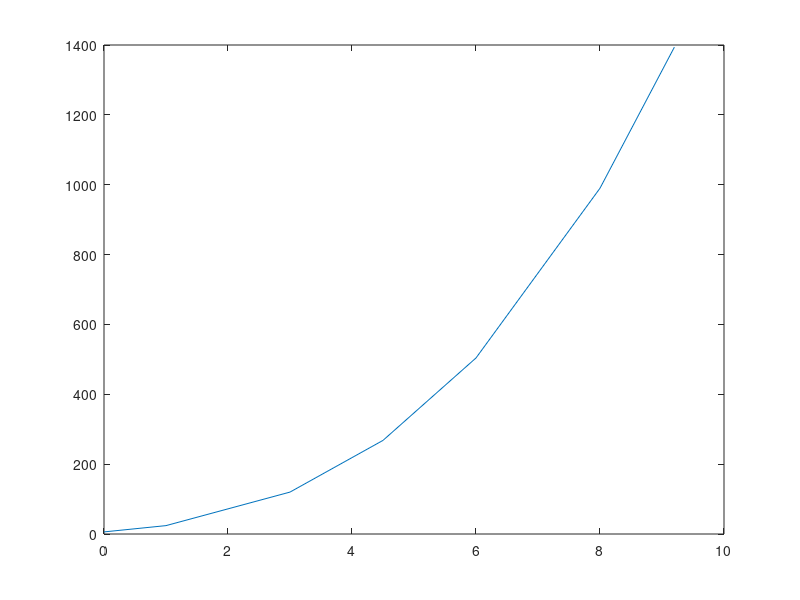

Write the MATLAB code that produced this figure. (Note: this script raises an error after producing the figure.)
secx=[0 1 3 4.5 6 8 9.2]
secy = [6 24 120 268 504 990 1394]
plot(secx,secy);
%xlabel("X_axis");
%ylabel("Y_axis");
%grid on ;

% intergration 

syms x
int(x.^3 + 6 * x.^2 + 11 *x + 6)
int( sin(x) * cos(x) + 10*x.^2 )
%difinit integeration تكامل محدد

int(x.^3 + 6* x.^2 + 11*x +6 , 1, 10)

% laplace transformer
syms t 
laplace(t.^3 +3 * t^2 + 3*t *sin(t))

% for loop in matlab
for i = 1:2:100
    disp(i)
end    